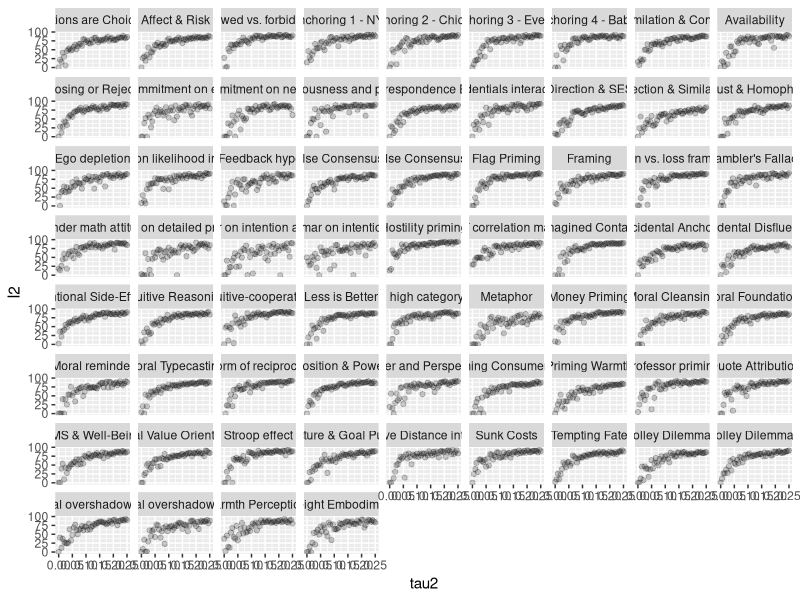
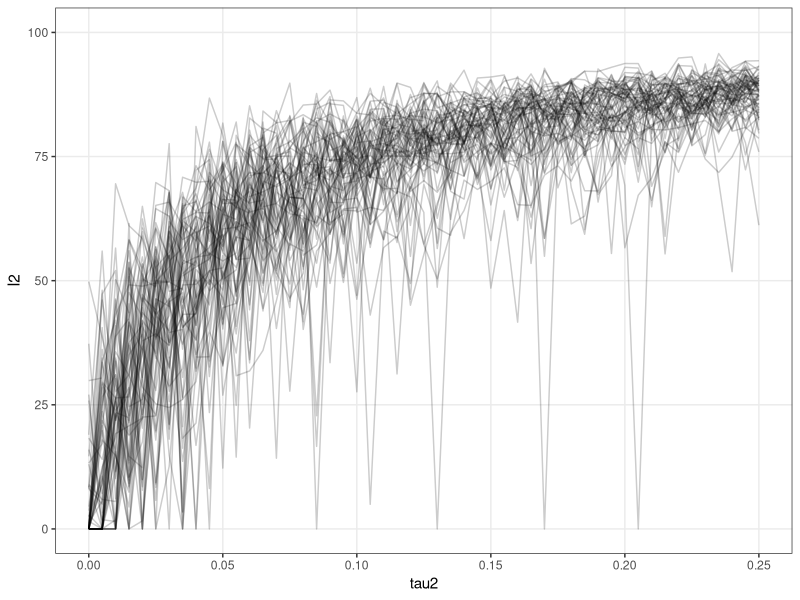

Write R code to recreate these figures, in order.
#******************************************

#Project: Heterogeneity in direct replications
#Purpose: Simulate I2 distribution for different levels of heterogeneity given data weights
#Code: Anton Ohlsson Collentine

#******************************************


#******************************************
#Packages and data
#******************************************
library(readr)
library(metafor)
library(dplyr)
library(purrr) #for 'possibly'
library(ggplot2)

dat <- read_csv("../data/collated_summary_data.csv")


#******************************************
#Functions
#******************************************
#Because we are only interested in heterogeneity, average effect size doesn't matter
#Huedo-Medina I set it to 0.5 (using hedge's g), however, we would then be double-standardizing
#later when running the meta-analysis since each individual's value would be measured already
#in standard deviation units. Simpler to set it to zero.

rma_simulate <- possibly(function(k, tau2, N){ #to use this across all effects I just need to add N_half as an argument
  #I use possibly because REML does not always converge. Non-conversions then -> NA
  N_half <- N%/%2
  #Step 1: draw k mean effect sizes, here homogeneity
  averages <- rnorm(n = k, mean = 0, sd = sqrt(tau2)) #we wish to loop sd = tau over a number of values
  
  #Step 2: draw individual results for each study, control group and treatment group
  #I draw N/2 rounded to the closest integer for each study with equality of variances
  #Following Huedo-Medina I use no effect in control and the full effect in treatment group
  
  #loop because rnorm is not vectorized for n
  treatment <- vector("list", length(N)) #length = k
  control <- vector("list", length(N)) #length = k
  for(Nk in seq_along(N_half)){ 
    treatment_i <- rnorm(n = N_half[Nk], mean = averages[Nk], sd = 1)
    control_i <- rnorm(n = N_half[Nk], mean = 0, sd = 1)
    
    treatment[[Nk]] <- data.frame(avg_t = mean(treatment_i), SD_t = sd(treatment_i), n_t = N_half[Nk])
    control[[Nk]] <- data.frame(avg_c = mean(control_i), SD_c = sd(control_i), n_c = N_half[Nk])
  }
  
  treatment <- do.call(rbind, treatment) 
  control <- do.call(rbind, control) 
  project <- cbind(treatment, control) #Dataframe with means and SDs for each k
  
  rma(measure = "SMD",  m1i = avg_t, m2i = avg_c, sd1i = SD_t, sd2i = SD_c, n1i = n_t, n2i = n_c, 
      data = project, method = "REML")$I2
  
}, otherwise = NA) #If function fails return NA

I2_replicate <- function(reps, tau2, k, N){ 
  out_I2 <- vector("list", length(tau2))
  for(t in seq_along(tau2)){
    I2 <- replicate(reps, rma_simulate(k, tau2[t], N)) #I2 point estimate
    out_I2[[t]] <- data.frame(I2 = mean(I2, na.rm = TRUE), #removs runs where rma did not converge
                              tau2 = tau2[t])
  }
  do.call(rbind, out_I2) #output dataframe
}

#**************************TEST----
datx <- dat %>% 
  filter(effect == "Sunk Costs")

fit <- rma(measure = "SMD", m1i = outcome_t1, m2i = outcome_c1, sd1i = outcome_t2, 
           sd2i = outcome_c2, n1i = ntreatment, n2i = ncontrol, data = datx)
confint(fit)$random[3, 2] #gives us lower bound of I2

#******************************************
#Run simulations
#******************************************

dat2 <- dat %>% #Extract k for each project and N of sub-studies
  split(., .$effect) %>% 
  map(~ list(k = nrow(.), Ntotal = .$Ntotal)) #~ is shorthand for an anonymous function

tau2_values <- seq(0, 0.25, by = 0.005) #tau2 values to loop over

set.seed(112)
res <- vector("list", length(dat2)) 

for(e in seq_along(dat2)){
 res[[e]] <- I2_replicate(1, tau2_values, dat2[[e]]$k, dat2[[e]]$Ntotal)
 cat("...RS",e, "/37") #see progress
 if (e%%5 == 0 | e == 37) saveRDS(res, "temp_sim_results.RDS") #save ocassionally and at finish
}



#******************************************
#Plot results
#******************************************
# dat3 <- readRDS("temp_sim_results.RDS")
dat3 <- res
names(dat3) <- names(dat2)
  
dat3 <- dat3 %>% 
  bind_rows(.id = "effect")

#Point-plot shows clearly that the initial increase is fastest 
#Facet wrap makes it informative but lacks succinctness
ggplot(dat3, aes(x = tau2, y = I2)) + 
  geom_point(alpha = 0.2) +
  facet_wrap(~effect)

#combined line plot gives good overview. Point version of the same is also interesting.
ggplot(dat3, aes(x = tau2, y = I2, group = effect)) +
  geom_line(alpha = 0.2) +
  theme_bw() +
  scale_x_continuous(minor_breaks = NULL) +
  scale_y_continuous(minor_breaks = NULL) +
  coord_cartesian(ylim = c(0, 100))

#******************************************
#Extract tau2 values
#******************************************
#Extract values that correspond best to I2 = zero, small (25%), medium (50%) and large (75%)

dat4 <- dat3 %>% 
  mutate(s = I2 - 25,
         m = I2 - 50,
         l = I2 - 75) %>% 
  group_by(effect) %>% 
  summarize(small = tau2[which.min(abs(s))], #tau2 value for I2 closest to 25
            medium = tau2[which.min(abs(m))], #tau2 value for I2 closest to 50
            large = tau2[which.min(abs(l))]) %>% #tau2 value for I2 closest to 75
  ungroup()

##At this point I have all the tau2-values that I need and can move on
#to the next phase. In th next phase I will simulate power + type I error
#based on the tau2-values that I input
